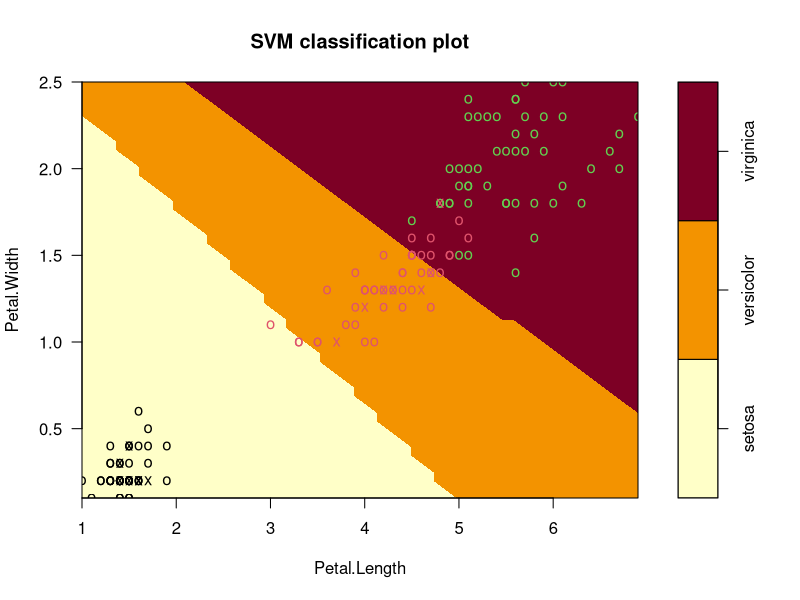

Recreate this plot in R.
## ---- chunk 1
set.seed(1958)
i <- sample(150, 100, replace=TRUE)
train <- iris[i,]
test <- iris[-i,]
## ---- chunk 2
library(e1071)
svm1 <- svm(Species~., data=train, kernel="linear", cost=10, scale=TRUE)
plot(svm1, iris, Petal.Width ~ Petal.Length,
     slice = list(Sepal.Width = 3, Sepal.Length = 4))
## ---- chunk 3
pred <- predict(svm1, newdata=test)
table(pred, test$Species)
mean(pred==test$Species)
